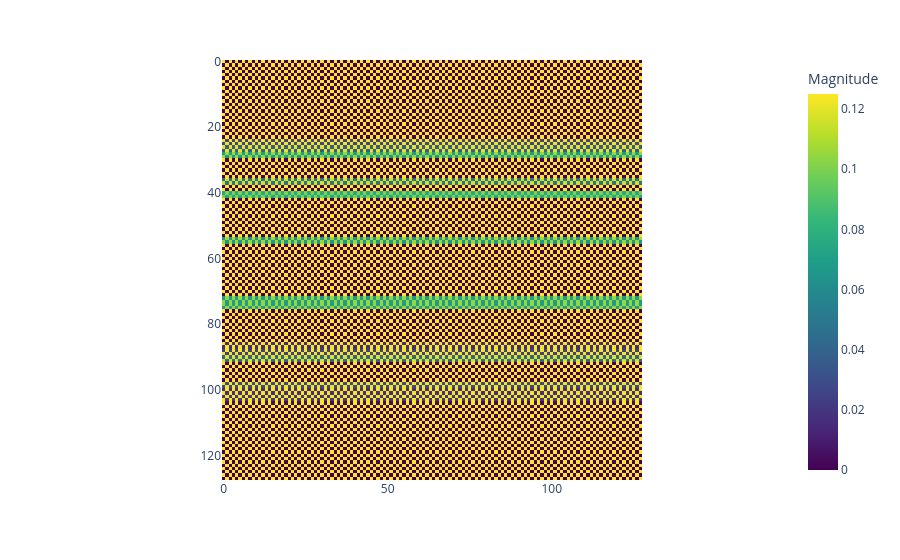

The notebook cell saved with this chart:
### Code cell
import plotly.express as px

img = np.abs(test["data"])

if img.ndim == 1:
    side = int(np.sqrt(img.size))
    img = img.reshape(side, side)

fig = px.imshow(img, color_continuous_scale="Viridis", aspect="equal")
fig.update_layout(coloraxis_colorbar_title="Magnitude")
fig.show()

### Figure 1 — Plotly figure (JSON) as saved in the notebook; plotly's stock layout.template omitted (floating-point values rounded to 4 significant figures; data arrays with more than 128 entries replaced by an {"elided": "..."} marker saying what was removed)
{"data": [{"coloraxis": "coloraxis", "hovertemplate": "x: %{x}<br>y: %{y}<br>color: %{z}<extra></extra>", "name": "0", "type": "heatmap", "xaxis": "x", "yaxis": "y", "z": {"elided": "128x128 float values"}}], "layout": {"coloraxis": {"colorbar": {"title": {"text": "Magnitude"}}, "colorscale": [[0, "#440154"], [0.1111, "#482878"], [0.2222, "#3e4989"], [0.3333, "#31688e"], [0.4444, "#26828e"], [0.5556, "#1f9e89"], [0.6667, "#35b779"], [0.7778, "#6ece58"], [0.8889, "#b5de2b"], [1, "#fde725"]]}, "margin": {"t": 60}, "xaxis": {"anchor": "y", "constrain": "domain", "domain": [0, 1], "scaleanchor": "y"}, "yaxis": {"anchor": "x", "autorange": "reversed", "constrain": "domain", "domain": [0, 1]}}}
